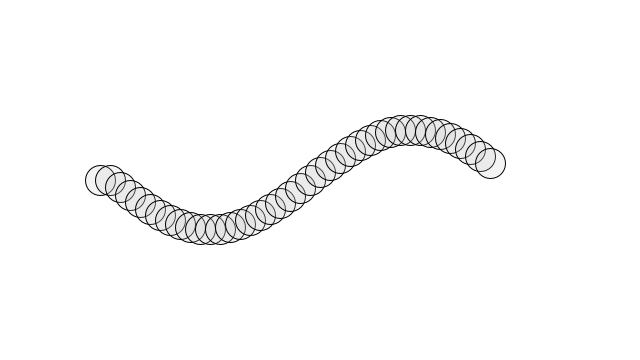
Frame 1 (no input)
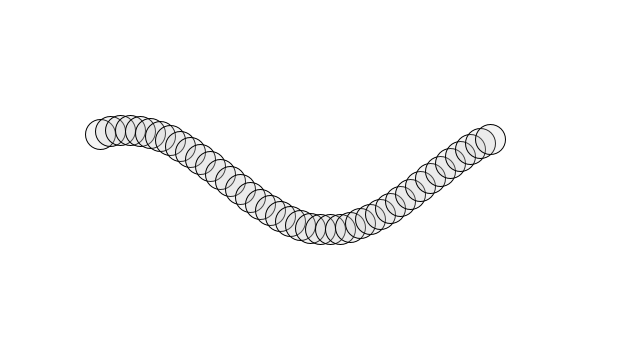
Frame 60 (the mouse pressed at the canvas centre just before this capture)
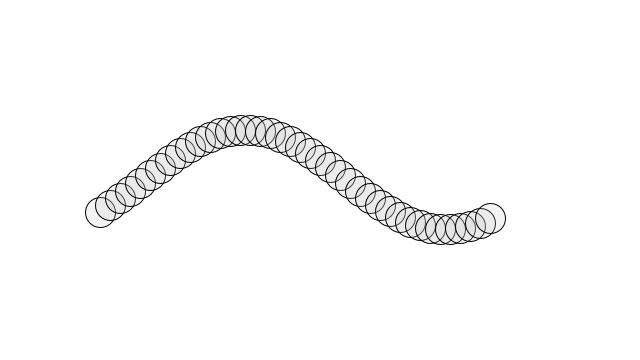
Frame 120 (the mouse held since frame 60 and released just before this capture)

The Processing sketch that drew these frames (run headless with seeded random() and noise(); from frame 60 on, the mouse is pressed at the canvas centre):

// Processing sketch: WaveOOP
// ── WaveOOP.pde
float x;
float y;
float theta;

void setup() {
  size(640, 360);
  x =100;
  y = height/2;
  theta = 0;
}

void draw() {
  background(255);
  
  for(float x=100;x<500;x=x+10){
  fill(200,50);
  stroke(0);
  ellipse(x,y,30,30);
  
  y = height/2+ 50*sin(theta);
  
  theta += (PI/201)*10;
  }
}
